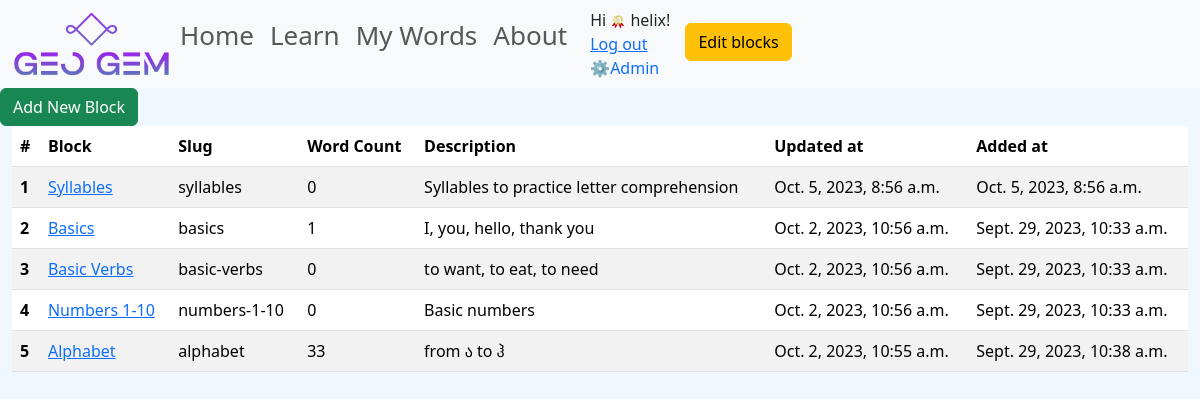
The page /learn/blocks_table/ (signed in) on the database as committed earlier.
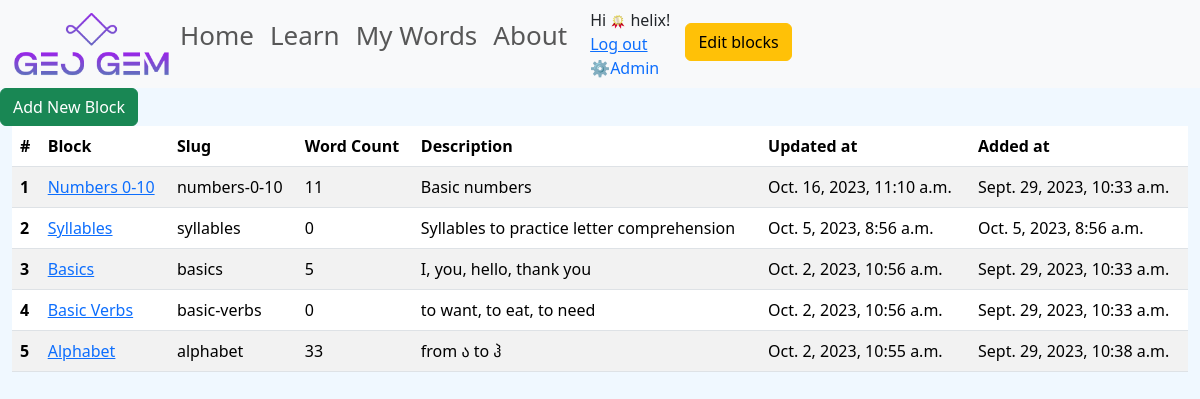
The same page on the database as committed later.
### word_bank/models.py (models this page shows, shortened)
class Block(models.Model):
    name = models.CharField(max_length=100)
    slug = models.SlugField(unique=True, blank=True, null=True)
    description = models.TextField(blank=True, null=True)
    theory = models.TextField(blank=True, null=True)
    added_at = models.DateTimeField(auto_now_add=True)
    updated_at = models.DateTimeField(auto_now=True)

### word_bank/views.py (the view)
# urls.py: path('blocks_table/', EditBlocksView.as_view(), name='blocks_table'),
@method_decorator(staff_member_required, name='dispatch')
class EditBlocksView(View):
    template_name = 'word_bank/blocks_table.html'
    model = Block
    def get(self, request):
        blocks = Block.objects.all().order_by('-updated_at')
        for block in blocks:
            block.word_count = WordInfo.objects.filter(blocks=block).count()
        context = {
            'blocks': blocks
        }
        return render(request, self.template_name, context=context)

### word_bank/utils.py (called while the page is built)
def staff_member_required(view_func):
    decorated_view_func = user_passes_test(
        lambda u: u.is_active and u.is_staff,
        login_url=reverse_lazy('login')
    )
    return decorated_view_func(view_func)

### templates/word_bank/blocks_table.html
{% extends "base.html" %}
{% block content %}
<a type="button" class="btn btn-success" href="/admin/word_bank/block/add/">Add New Block</a>
<div class="container-fluid">
    <table class="table table-hover table-striped">
        <thead>
          <tr>
            <th scope="col">#</th>
            <th scope="col">Block</th>
            <th scope="col">Slug</th>
            <th scope="col">Word Count</th>
            <th scope="col">Description</th>
            <th scope="col">Updated at</th>
            <th scope="col">Added at</th>
          </tr>
        </thead>
        <tbody>
        {% for block in blocks %}
            <tr>
                <th scope="row">{{ forloop.counter }}</th>
                <td><a href="{% url 'block_edit' slug=block.slug %}">{{ block.name }}</a></td>
                <td>{{ block.slug }}</td>
                <td>{{ block.word_count }}</td>
                <td>{{ block.description }}</td>
                <td>{{ block.updated_at }}</td>
                <td>{{ block.added_at }}</td>
            </tr>
        {% endfor %}
        </tbody>
      </table>
</div>
{% endblock %}

Rows that differ between the two databases and show on the page:
changed Block "Basic numbers": name "Numbers 1-10" → "Numbers 0-10"; slug "numbers-1-10" → "numbers-0-10"; word_count "0" → "11"; updated_at "Oct. 2, 2023, 10:56 a.m." → "Oct. 16, 2023, 11:10 a.m."; moves up the list
computed for Block "Basics": word_count "1" → "5"
